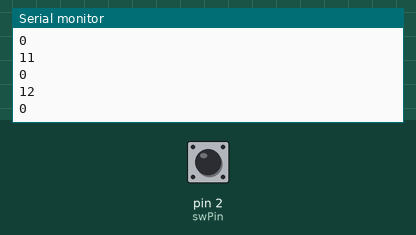
This sketch was run on a simulated Arduino Uno, built with avr-gcc and run on an emulated ATmega328P. Shown: the last lines printed to the serial monitor. Inputs (shaded band) come from the test bench; at power-on: pin 2 (swPin) HIGH.

Above: at 1.2 s.
1.3 s: pin 2 (swPin) pulled LOW for 0.15 s
4.4 s: pin 2 (swPin) pulled LOW for 1 s
At 9.1 s:
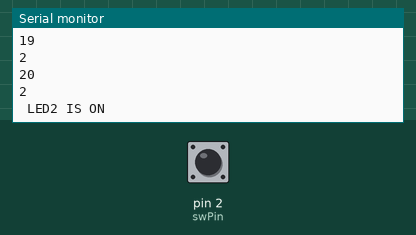
9.9 s: pin 2 (swPin) pulled LOW for 0.15 s
At 13.9 s:
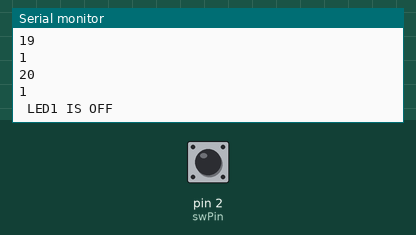
Timing chart, 0 to 15.4 s (numbered marks = the images above; inputs shaded):
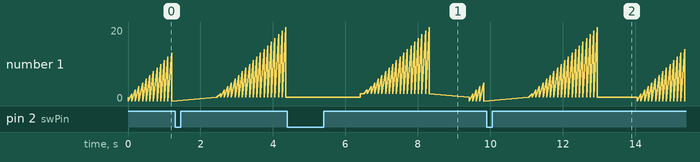

The sketch:

timer.ino
```cpp
#define ledPin1 0
#define ledPin2 1
#define swPin 2
int timer = 0;
int timer1 = 0;
byte cnt = 0;
byte cnt1 = 0;
bool state = 0;

void setup() {
  Serial.begin(115200);
  pinMode(ledPin1, OUTPUT);
  pinMode(ledPin2, OUTPUT);
  pinMode(swPin, INPUT);
}

void loop() {
  if (!digitalRead(swPin)) {
    while (!digitalRead(swPin)) delay(10);
    cnt++;
    timer = 0;
    delay(1000);
  }
  if (timer == 20) {
    if (cnt == 1) {
      digitalWrite(ledPin1, 1);  // led1 ON
      Serial.println(" LED1 IS ON ");
      delay(1000);
    }
    if (cnt == 2) {
      digitalWrite(ledPin2, 1);  // led1 ON
      Serial.println(" LED2 IS ON ");
      state = 1;
      delay(1000);
    }
    while (state == 1) {
      if (!digitalRead(swPin)) {
        while (!digitalRead(swPin)) delay(10);
        cnt1++;
        timer1 = 0;
        delay(1000);
      }
      if (timer1 == 20) {
        if (cnt1 == 1) {
          digitalWrite(ledPin1, 0);
          Serial.println(" LED1 IS OFF ");
          delay(1000);
        }
        if (cnt1 == 2) {
          digitalWrite(ledPin2, 0);
          Serial.println(" LED2 IS OFF ");
          state = 0;
          delay(1000);
        }
        cnt1 = 0;
        timer1 = 0;
      }
      timer1++;
      Serial.println(timer1);
      Serial.println(cnt1);
      delay(100);
    }
    cnt = 0;
    timer = 0;
  }
  timer++;
  Serial.println(timer);
  Serial.println(cnt);
  delay(100);
}
```

Measured:
- after the input at 4.4 s, the serial monitor: prints a new line after 4.0 s (image 1)
- after the input at 9.9 s, the serial monitor: prints a new line after 3.2 s (image 2)
